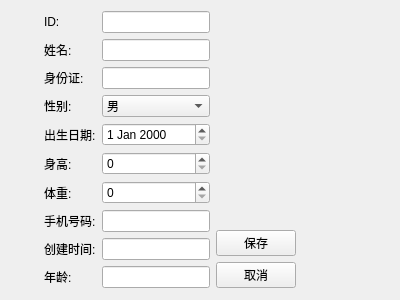
<?xml version="1.0" encoding="UTF-8"?>
<ui version="4.0">
 <class>PatientEditView</class>
 <widget class="QWidget" name="PatientEditView">
  <property name="geometry">
   <rect>
    <x>0</x>
    <y>0</y>
    <width>400</width>
    <height>300</height>
   </rect>
  </property>
  <property name="windowTitle">
   <string>Form</string>
  </property>
  <layout class="QVBoxLayout" name="verticalLayout_3">
   <item>
    <layout class="QHBoxLayout" name="horizontalLayout_3">
     <item>
      <spacer name="horizontalSpacer_3">
       <property name="orientation">
        <enum>Qt::Orientation::Horizontal</enum>
       </property>
       <property name="sizeType">
        <enum>QSizePolicy::Policy::Fixed</enum>
       </property>
       <property name="sizeHint" stdset="0">
        <size>
         <width>33</width>
         <height>20</height>
        </size>
       </property>
      </spacer>
     </item>
     <item>
      <layout class="QHBoxLayout" name="horizontalLayout_4">
       <item>
        <layout class="QGridLayout" name="gridLayout_2">
         <item row="2" column="0">
          <widget class="QLabel" name="label_11">
           <property name="text">
            <string>身份证:</string>
           </property>
          </widget>
         </item>
         <item row="8" column="1">
          <widget class="QLineEdit" name="dbCreateTimeStamp_2"/>
         </item>
         <item row="1" column="1">
          <widget class="QLineEdit" name="dbEditName_2"/>
         </item>
         <item row="0" column="0">
          <widget class="QLabel" name="label_12">
           <property name="text">
            <string>ID:</string>
           </property>
          </widget>
         </item>
         <item row="3" column="0">
          <widget class="QLabel" name="label_13">
           <property name="text">
            <string>性别:</string>
           </property>
          </widget>
         </item>
         <item row="5" column="0">
          <widget class="QLabel" name="label_14">
           <property name="text">
            <string>身高:</string>
           </property>
          </widget>
         </item>
         <item row="4" column="0">
          <widget class="QLabel" name="label_15">
           <property name="text">
            <string>出生日期:</string>
           </property>
          </widget>
         </item>
         <item row="4" column="1">
          <widget class="QDateEdit" name="dbDateEditDOB_2"/>
         </item>
         <item row="3" column="1">
          <widget class="QComboBox" name="dbComboSex_2">
           <item>
            <property name="text">
             <string>男</string>
            </property>
           </item>
           <item>
            <property name="text">
             <string>女</string>
            </property>
           </item>
          </widget>
         </item>
         <item row="5" column="1">
          <widget class="QSpinBox" name="dbSpinHeight_2"/>
         </item>
         <item row="7" column="0">
          <widget class="QLabel" name="label_16">
           <property name="text">
            <string>手机号码:</string>
           </property>
          </widget>
         </item>
         <item row="2" column="1">
          <widget class="QLineEdit" name="dbEditIDCard_2"/>
         </item>
         <item row="0" column="1">
          <widget class="QLineEdit" name="dbEditID_2"/>
         </item>
         <item row="6" column="1">
          <widget class="QSpinBox" name="dbSpinWeight_2"/>
         </item>
         <item row="6" column="0">
          <widget class="QLabel" name="label_17">
           <property name="text">
            <string>体重:</string>
           </property>
          </widget>
         </item>
         <item row="1" column="0">
          <widget class="QLabel" name="label_18">
           <property name="text">
            <string>姓名:</string>
           </property>
          </widget>
         </item>
         <item row="8" column="0">
          <widget class="QLabel" name="label_19">
           <property name="text">
            <string>创建时间:</string>
           </property>
          </widget>
         </item>
         <item row="7" column="1">
          <widget class="QLineEdit" name="dbEditMobile_2"/>
         </item>
         <item row="9" column="0">
          <widget class="QLabel" name="label_20">
           <property name="text">
            <string>年龄:</string>
           </property>
          </widget>
         </item>
         <item row="9" column="1">
          <widget class="QLineEdit" name="dbEditAge_2"/>
         </item>
        </layout>
       </item>
       <item>
        <layout class="QVBoxLayout" name="verticalLayout_2">
         <item>
          <spacer name="verticalSpacer_2">
           <property name="orientation">
            <enum>Qt::Orientation::Vertical</enum>
           </property>
           <property name="sizeHint" stdset="0">
            <size>
             <width>20</width>
             <height>40</height>
            </size>
           </property>
          </spacer>
         </item>
         <item>
          <widget class="QPushButton" name="btSave_2">
           <property name="text">
            <string>保存</string>
           </property>
          </widget>
         </item>
         <item>
          <widget class="QPushButton" name="btCancel_2">
           <property name="text">
            <string>取消</string>
           </property>
          </widget>
         </item>
        </layout>
       </item>
      </layout>
     </item>
     <item>
      <spacer name="horizontalSpacer_4">
       <property name="orientation">
        <enum>Qt::Orientation::Horizontal</enum>
       </property>
       <property name="sizeHint" stdset="0">
        <size>
         <width>40</width>
         <height>20</height>
        </size>
       </property>
      </spacer>
     </item>
    </layout>
   </item>
   <item>
    <spacer name="verticalSpacer_4">
     <property name="orientation">
      <enum>Qt::Orientation::Vertical</enum>
     </property>
     <property name="sizeHint" stdset="0">
      <size>
       <width>20</width>
       <height>0</height>
      </size>
     </property>
    </spacer>
   </item>
   <item>
    <spacer name="verticalSpacer_3">
     <property name="orientation">
      <enum>Qt::Orientation::Vertical</enum>
     </property>
     <property name="sizeHint" stdset="0">
      <size>
       <width>20</width>
       <height>0</height>
      </size>
     </property>
    </spacer>
   </item>
  </layout>
 </widget>
 <resources/>
 <connections/>
</ui>
